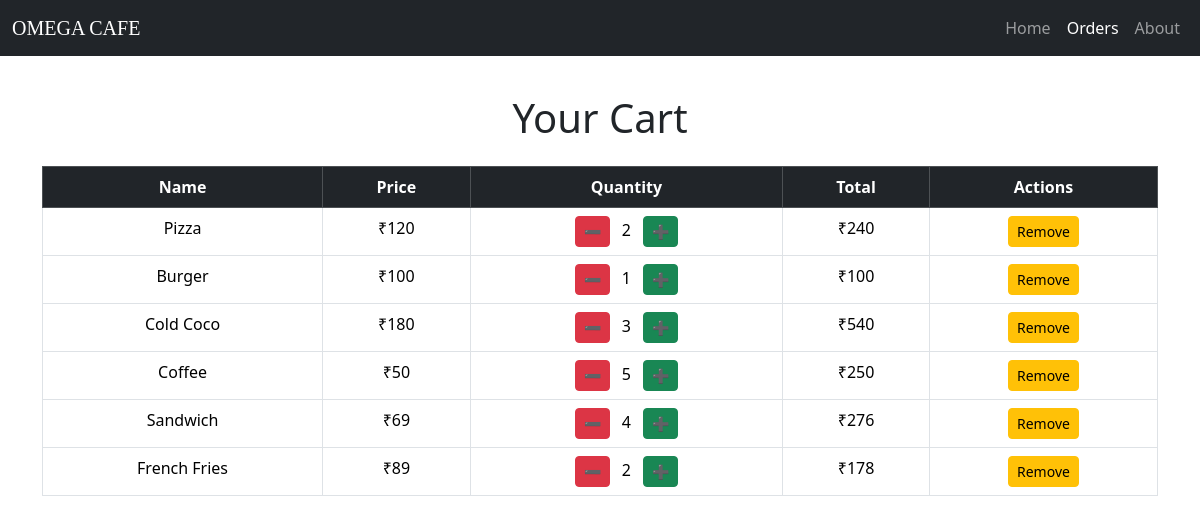
Screenshot of /orders/ (signed in) with the database file from the repository.
### myapp/models.py (models this page shows)
class Cart(models.Model):
    user = models.ForeignKey(User, on_delete=models.CASCADE)
    product = models.ForeignKey(Product, on_delete=models.CASCADE)
    quantity = models.IntegerField(default=1)

class Product(models.Model):
    name = models.CharField(max_length=100)
    price = models.IntegerField()
    image = models.ImageField(upload_to='items/', null=True, blank=True)

### myapp/views.py (the view)
# urls.py: path('orders/', views.orders),
def orders(request):
    cart_items = Cart.objects.filter(user=request.user)
    return render(request, 'orders.html', {'cart_items': cart_items})

### myapp/templates/orders.html (shortened to what this page needs)
<!DOCTYPE html>
<html>
<head>
    <link href="https://cdn.jsdelivr.net/npm/bootstrap@5.3.3/dist/css/bootstrap.min.css" rel="stylesheet">
</head>
<body style="padding-top:70px;">
<nav class="navbar navbar-expand-lg navbar-dark bg-dark fixed-top">
  <div class="container-fluid">
    <a class="navbar-brand" href="/" style= "font-family: verdana;">OMEGA CAFE</a>
    <div class="collapse navbar-collapse" id="navbarNav">
      <ul class="navbar-nav ms-auto">
        <li class="nav-item">
          <a class="nav-link" href="/">Home</a>
        </li>
        <li class="nav-item">
          <a class="nav-link active" href="/orders/">Orders</a>
        </li>
        <li class="nav-item">
          <a class="nav-link" href="/about/">About</a>
        </li>
      </ul>
    </div>
  </div>
</nav>
<div class="container mt-4">
<h1 class="text-center mb-4">Your Cart</h1>
<table class="table table-bordered text-center">
<tr class="table-dark">
    <th>Name</th>
    <th>Price</th>
    <th>Quantity</th>
    <th>Total</th>
    <th>Actions</th>
</tr>
{% for c in cart_items %}
<tr>
    <td>{{ c.product.name }}</td>
    <td>₹{{ c.product.price }}</td>
    <td>
        <a class="btn btn-sm btn-danger" href="/decrease/{{ c.id }}/">➖</a>
        <span class="mx-2">{{ c.quantity }}</span>
        <a class="btn btn-sm btn-success" href="/increase/{{ c.id }}/">➕</a>
    </td>
    <td>
        ₹{% widthratio c.product.price 1 c.quantity %}
    </td>
    <td>
        <a class="btn btn-sm btn-warning" href="/remove/{{ c.id }}/">Remove</a>
    </td>
</tr>
{% endfor %}
</table>
</div>
</body>
</html>

### rows the page displays
Cart: product.name "Pizza", product.price "120", quantity "2", product+quantity "240"
Cart: product.name "Burger", product.price "100", quantity "1", product+quantity "100"
Cart: product.name "Cold Coco", product.price "180", quantity "3", product+quantity "540"
Cart: product.name "Coffee", product.price "50", quantity "5", product+quantity "250"
Cart: product.name "Sandwich", product.price "69", quantity "4", product+quantity "276"
Cart: product.name "French Fries", product.price "89", quantity "2", product+quantity "178"
